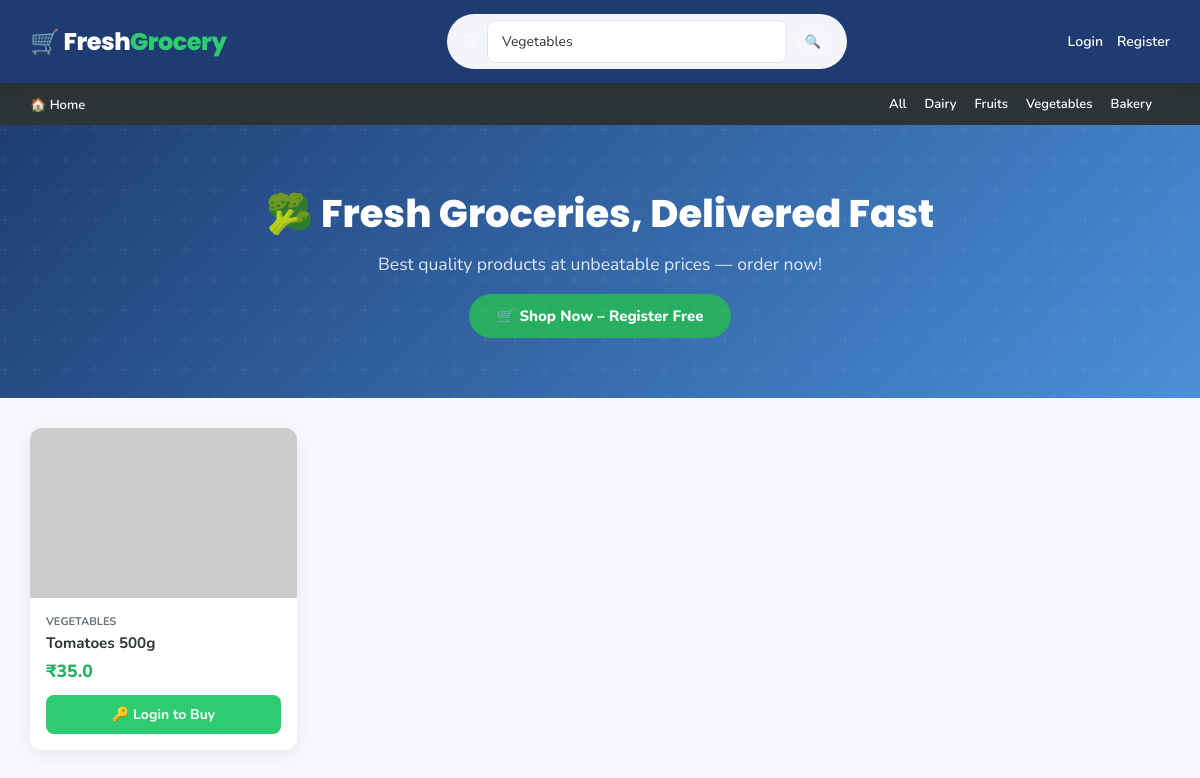
Screenshot of /search?q=Vegetables with the database file from the repository.
### app.py (models this page shows)
class Product(db.Model):
    __tablename__ = 'products'
    id       = db.Column(db.Integer, primary_key=True)
    name     = db.Column(db.String(100))
    price    = db.Column(db.Float)
    category = db.Column(db.String(50))
    image    = db.Column(db.String(255))
    stock    = db.Column(db.Integer, default=100)

### app.py (the view)
@app.route('/search')
def search():
    q = request.args.get('q', '').strip()
    if q:
        products = Product.query.filter(
            db.or_(
                Product.name.ilike(f'%{q}%'),
                Product.category.ilike(f'%{q}%')
            )
        ).all()
    else:
        products = Product.query.all()
    has_order = False
    if session.get('user_id'):
        has_order = bool(Order.query.filter_by(user_id=session['user_id']).first())
    return render_template('home.html', products=products, has_order=has_order, search_query=q)

### app.py (called while the page is built)
@app.context_processor
def inject_user():
    user = None
    if session.get('user_id'):
        user = User.query.get(session['user_id'])
    return dict(user=user)

### templates/home.html (shortened to what this page needs)
<!DOCTYPE html>
<html lang="en">
<head>
<link rel="stylesheet" href="{{ url_for('static', filename='css/style.css') }}">
<link rel="stylesheet" href="https://cdnjs.cloudflare.com/ajax/libs/font-awesome/6.5.0/css/all.min.css">
</head>
<body>
<nav class="navbar">
  <div class="navbar-brand">🛒 Fresh<span>Grocery</span></div>
  <form class="navbar-search" action="/search" method="GET">
    <i class="fa fa-search" style="color:rgba(255,255,255,.5);"></i>
    <input type="text" name="q" placeholder="Search products..." value="{{ search_query or '' }}" autocomplete="off">
    <button type="submit" style="background:rgba(255,255,255,.2);border:none;color:white;padding:4px 10px;border-radius:15px;cursor:pointer;font-size:13px;font-weight:700;font-family:Nunito,sans-serif;">🔍</button>
  </form>
  <div class="nav-right">
    {% if user %}
      <span style="font-weight:700;">👤 {{ user.name }}</span>
      <a href="/orders">My Orders</a>
      <a href="#" onclick="openCart()" class="btn-cart">
        <i class="fa fa-shopping-cart"></i> Cart
      </a>
      <a href="/logout">Logout</a>
    {% else %}
      <a href="/login">Login</a>
      <a href="/register">Register</a>
    {% endif %}
  </div>
</nav>
<div class="categories">
  <div class="left-menu">
    <a href="/">🏠 Home</a>
  </div>
  <div class="right-menu">
    <a href="/">All</a>
    <a href="/search?q=Dairy">Dairy</a>
    <a href="/search?q=Fruits">Fruits</a>
    <a href="/search?q=Vegetables">Vegetables</a>
    <a href="/search?q=Bakery">Bakery</a>
  </div>
</div>
<div class="banner">
  <h1>🥦 Fresh Groceries, Delivered Fast</h1>
  <p>Best quality products at unbeatable prices — order now!</p>
  {% if not user %}
  <a href="/register" style="display:inline-block;margin-top:18px;padding:12px 28px;
     background:#27ae60;color:white;border-radius:30px;font-weight:800;font-size:15px;
     text-decoration:none;">🛒 Shop Now – Register Free</a>
  {% endif %}
</div>
<div class="products">
  {% for p in products %}
  <div class="card {% if p.stock == 0 %}oos{% endif %}">
    <img src="{{ url_for('static', filename='images/' + (p.image if p.image else 'default.png')) }}"
         alt="{{ p.name }}"
         onerror="this.src='https://via.placeholder.com/300x170/e8f5e9/27ae60?text=🥬'">
    <div class="card-body">
      <div style="font-size:11px;color:#636e72;font-weight:700;text-transform:uppercase;margin-bottom:4px;">
        {{ p.category or 'General' }}
      </div>
      <h3>{{ p.name }}</h3>
      <div class="price">₹{{ p.price }}</div>
      {% if user %}
        {% if p.stock > 0 %}
          <button onclick="addToCart({{ p.id }})">🛒 Add to Cart</button>
        {% else %}
          <button disabled style="background:#b2bec3;cursor:not-allowed;">Out of Stock</button>
        {% endif %}
      {% else %}
        <a href="/login"><button>🔑 Login to Buy</button></a>
      {% endif %}
    </div>
  </div>
  {% endfor %}
</div>
</body>
</html>

### static/css/style.css (style rules this page uses)
:root { --green: #2ecc71; --green-dark: #27ae60; --red: #e74c3c; --navy: #1e3c72; --navy-light: #2a5298; --orange: #f39c12; --bg: #f7f9fc; --white: #ffffff; --text: #2d3436; --muted: #636e72; --border: #dfe6e9; --shadow: 0 4px 20px rgba(0,0,0,.08); --shadow-md: 0 8px 30px rgba(0,0,0,.12); --radius: 12px; --radius-sm: 8px; }
* { box-sizing: border-box; margin: 0; padding: 0; }
body { font-family: 'Nunito', sans-serif; background: var(--bg); color: var(--text); min-height: 100vh; }
a { text-decoration: none; color: inherit; }
img { max-width: 100%; display: block; }
.navbar { display: flex; justify-content: space-between; align-items: center; padding: 14px 30px; background: var(--navy); color: var(--white); position: sticky; top: 0; z-index: 900; box-shadow: 0 2px 12px rgba(0,0,0,.2); }
.navbar-brand { font-size: 1.5rem; font-weight: 800; font-family: 'Poppins', sans-serif; letter-spacing: -.5px; }
.navbar-brand span { color: var(--green); }
.navbar-search { display: flex; align-items: center; background: rgba(255,255,255,.95); border-radius: 30px; padding: 6px 16px; gap: 8px; flex: 1; max-width: 400px; margin: 0 30px; }
.navbar-search input { color: #2d3436 !important; background: transparent; border: none; outline: none; color: white; font-size: 14px; width: 100%; font-family: 'Nunito', sans-serif; }
.navbar-search input::placeholder { color: rgba(255,255,255,.5); }
.nav-right { display: flex; align-items: center; gap: 14px; }
.nav-right a { color: var(--white); font-weight: 600; font-size: 14px; transition: opacity .2s; }
.categories { display: flex; justify-content: space-between; align-items: center; background: #2d3436; padding: 10px 30px; }
.categories a { color: white; font-size: 13px; font-weight: 600; margin-right: 18px; transition: color .2s; }
.right-menu { display: flex; align-items: center; }
.banner { background: linear-gradient(135deg, var(--navy) 0%, #4a90d9 100%); color: white; padding: 60px 30px; text-align: center; position: relative; overflow: hidden; }
.banner::before { content: ''; position: absolute; inset: 0; }
.banner h1 { font-size: 2.4rem; font-weight: 800; font-family: 'Poppins', sans-serif; position: relative; }
.banner p { margin-top: 10px; font-size: 1.1rem; opacity: .85; position: relative; }
.products { display: grid; grid-template-columns: repeat(auto-fill, minmax(220px, 1fr)); gap: 24px; padding: 30px; }
.card { background: var(--white); border-radius: var(--radius); overflow: hidden; box-shadow: var(--shadow); transition: transform .25s, box-shadow .25s; }
.card img { width: 100%; height: 170px; object-fit: cover; }
.card-body { padding: 16px; }
.card-body h3 { font-size: .95rem; font-weight: 700; margin-bottom: 6px; }
.price { font-size: 1.1rem; font-weight: 800; color: var(--green-dark); }
.card-body button { margin-top: 12px; background: var(--green); color: white; border: none; padding: 10px; width: 100%; border-radius: var(--radius-sm); cursor: pointer; font-size: 14px; font-weight: 700; font-family: 'Nunito', sans-serif; transition: background .2s; }
input[type="text"], input[type="email"], input[type="password"], input[type="number"], input[type="tel"], select, textarea { width: 100%; padding: 11px 14px; border: 1.5px solid var(--border); border-radius: var(--radius-sm); font-size: 14px; font-family: 'Nunito', sans-serif; transition: border-color .2s; outline: none; background: white; }

### rows the page displays
Product: category "VEGETABLES", name "Tomatoes 500g", price "35.0"
